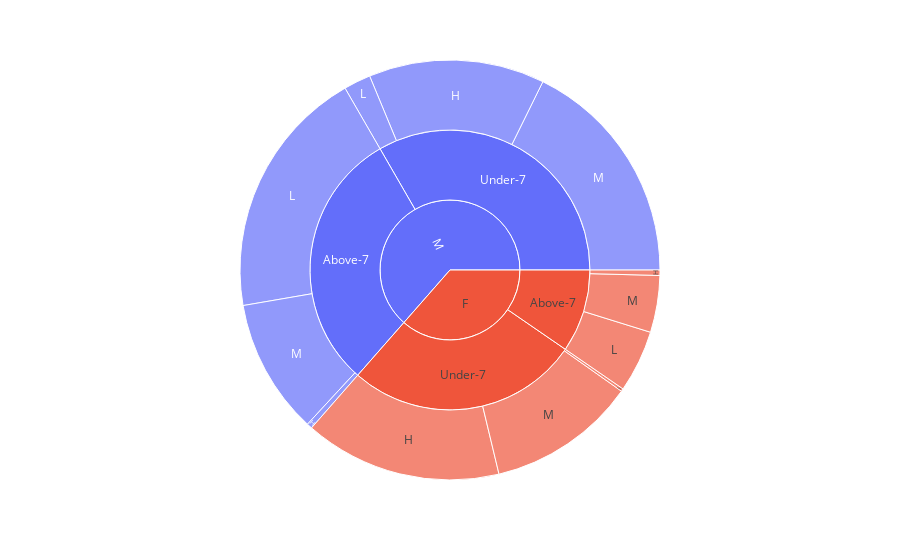

The cell this chart's notebook holds for it:
### Code cell
import plotly.express as px
fig = px.sunburst(student, path=["gender",'StudentAbsenceDays','Class',])
fig.show()

### Figure 1 — Plotly figure (JSON) as saved in the notebook; plotly's stock layout.template omitted (floating-point values rounded to 4 significant figures)
{"data": [{"branchvalues": "total", "domain": {"x": [0, 1], "y": [0, 1]}, "hovertemplate": "labels=%{label}<br>count=%{value}<br>parent=%{parent}<br>id=%{id}<extra></extra>", "ids": ["F/Above-7/H", "M/Above-7/H", "F/Under-7/H", "M/Under-7/H", "F/Above-7/L", "M/Above-7/L", "F/Under-7/L", "M/Under-7/L", "F/Above-7/M", "M/Above-7/M", "F/Under-7/M", "M/Under-7/M", "F/Above-7", "M/Above-7", "F/Under-7", "M/Under-7", "F", "M"], "labels": ["H", "H", "H", "H", "L", "L", "L", "L", "M", "M", "M", "M", "Above-7", "Above-7", "Under-7", "Under-7", "F", "M"], "name": "", "parents": ["F/Above-7", "M/Above-7", "F/Under-7", "M/Under-7", "F/Above-7", "M/Above-7", "F/Under-7", "M/Under-7", "F/Above-7", "M/Above-7", "F/Under-7", "M/Under-7", "F", "M", "F", "M", "", ""], "type": "sunburst", "values": [2, 2, 73, 65, 23, 93, 1, 10, 21, 50, 55, 85, 46, 145, 129, 160, 175, 305]}], "layout": {"legend": {"tracegroupgap": 0}, "margin": {"t": 60}}}
